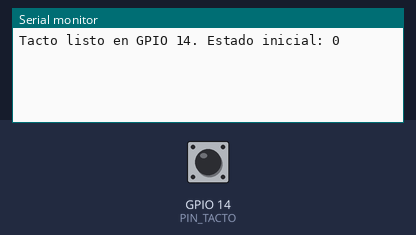
Recording of a sketch running on a simulated ESP32-S3. Shown: the last lines printed to the serial monitor. The test bench sets the inputs (shaded band); at power-on: GPIO 14 (PIN_TACTO) LOW.

Above: at 1.5 s.
1.6 s: GPIO 14 (PIN_TACTO) driven HIGH
At 2.1 s:
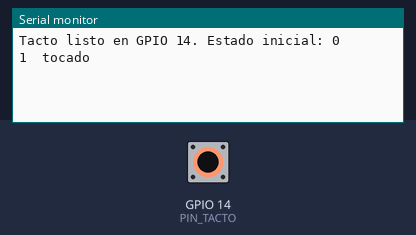
3.1 s: GPIO 14 (PIN_TACTO) driven LOW
At 4.3 s:
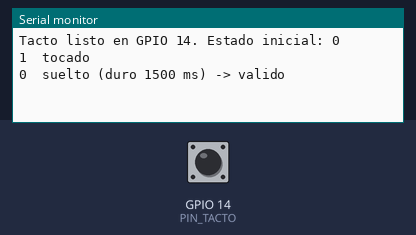
4.6 s: GPIO 14 (PIN_TACTO) pulsed HIGH 2 times (0.12 s each, 0.3 s apart)
At 5.4 s:
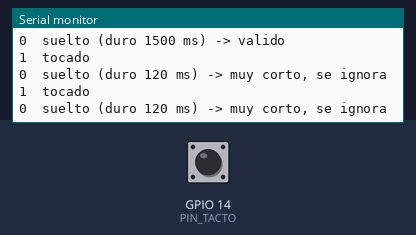

Measured:
- after the input at 1.6 s, the serial monitor: prints a new line at once (image 1)
- after the input at 3.1 s, the serial monitor: prints a new line at once (image 2)
- after the input at 4.6 s, the serial monitor: prints a new line after 0.15 s (image 3)

The sketch:

prueba_tacto.ino
```cpp
/*
  Prueba del sensor táctil TTP223 (ESP32-S3).
  Lee GPIO 14 con antirrebote e imprime 1 (tocado) / 0 (suelto) por Serial a 115200.
  Al soltar, dice cuánto duró el toque y si valdría como "hablar" (>= 400 ms).
  Sirve para medir la sensibilidad con el cartón real encima.
  Conexiones:
    TTP223  VCC -> 3V3   GND -> GND   IO -> GPIO 14   (salida alta mientras se toca)
  Sin pull-up ni pull-down internos: el módulo ya empuja la línea.
*/
#define PIN_TACTO 14
#define MS_ANTIRREBOTE 30
#define MS_TOQUE_MIN 400     // toques más cortos se ignorarán en el sketch de voz

bool estable = false;        // estado ya filtrado
bool leido = false;          // última lectura cruda
uint32_t cambioCrudo = 0;    // cuándo cambió la lectura cruda
uint32_t inicioToque = 0;

void setup() {
  Serial.begin(115200);
  delay(300);
  pinMode(PIN_TACTO, INPUT);
  leido = estable = digitalRead(PIN_TACTO);
  Serial.printf("Tacto listo en GPIO %d. Estado inicial: %d\n", PIN_TACTO, estable);
}

void loop() {
  uint32_t ahora = millis();
  bool crudo = digitalRead(PIN_TACTO);
  if (crudo != leido) { leido = crudo; cambioCrudo = ahora; }

  if (leido != estable && ahora - cambioCrudo >= MS_ANTIRREBOTE) {
    estable = leido;
    if (estable) {
      inicioToque = cambioCrudo;
      Serial.println("1  tocado");
    } else {
      uint32_t dur = cambioCrudo - inicioToque;
      Serial.printf("0  suelto (duro %lu ms) %s\n", (unsigned long)dur, dur >= MS_TOQUE_MIN ? "-> valido" : "-> muy corto, se ignora");
    }
  }
}
```
